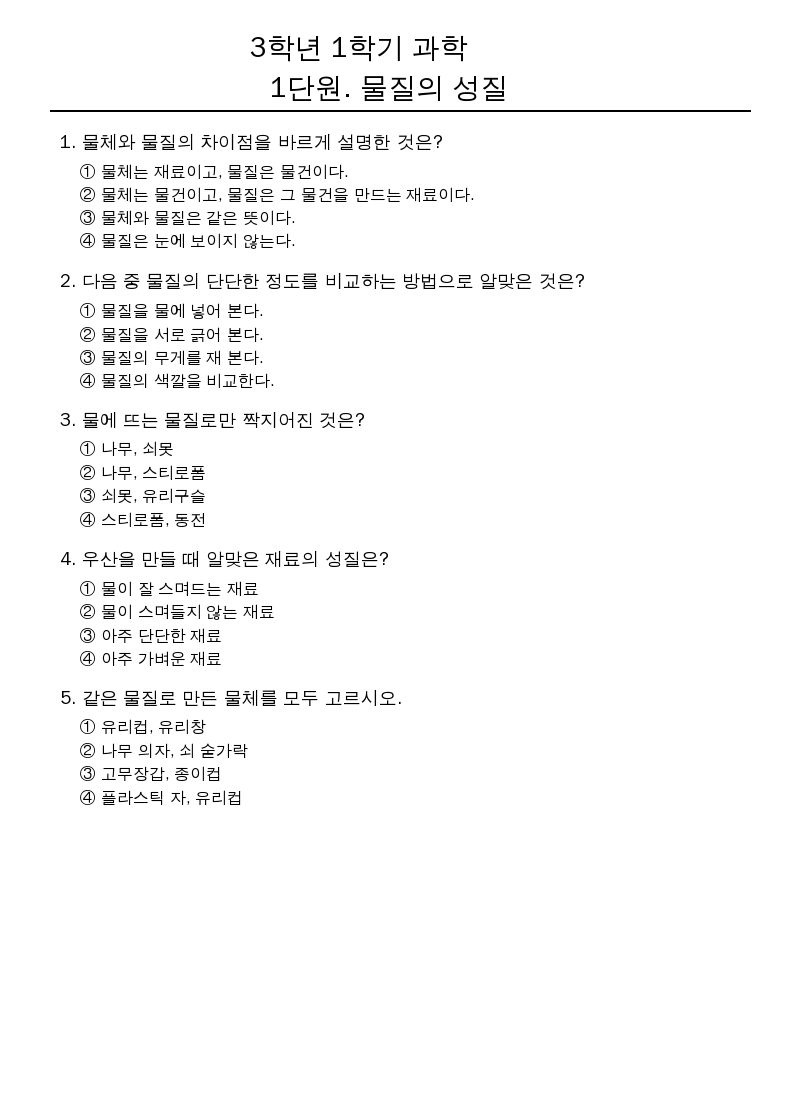
#> input picture tests/sample_worksheets/test1_science_3_1_materials.png, 800 x 1100 px
$ python -i image_service.py   (imports and definitions only)
#> lines starting #> are read from the running program, lines starting #| are printed output that depends on the picture
#> further down, picture is the input picture: PIL image 800x1100 RGB; min 0, max 255, mean 248.7
"""이미지 바운딩 박스 추출 + base64 삽입 + 그리드 감지 서비스.

Gemini가 출력한 data-bbox 좌표로 원본 이미지에서 그림 영역을 크롭하여
HTML에 실제 이미지(base64 JPEG)로 삽입한다.
또한 bbox 좌표를 분석하여 같은 행 이미지를 flex 컨테이너로 자동 래핑한다.
"""

import base64
import io
import re

from PIL import Image

MAX_WIDTH_PX = 800
MAX_FALLBACK_WIDTH_PX = 320  # bbox 없는 fallback 이미지: 최대 320px
JPEG_QUALITY = 80
BBOX_COORD_MAX = 1000
MIN_CROP_PX = 20
_Y_OVERLAP_THRESHOLD = 0.3  # Y좌표 겹침 30% 이상 → 같은 행
_MIN_HEIGHT_FALLBACK = 50   # 높이가 0일 때 fallback 값
_MAX_DISPLAY_COLS = 3       # flex 행당 최대 열 수 (flex-wrap으로 자동 줄바꿈)

# HTML 태그 매칭 (between-text에서 태그 제거용)
_TAG_RE = re.compile(r"<[^>]+>")

# 그리드 래퍼 opening tag (expand용)
_GRID_WRAPPER_OPEN_RE = re.compile(
    r'<div\s+class="ws-grid[^"]*"[^>]*>\s*$'
)

# image-hint with optional data-bbox, capturing bbox value and inner content
_HINT_RE = re.compile(
    r'<div\s+class="image-hint"(?:\s+data-bbox="([^"]*)")?\s*>(.*?)</div>',
    re.DOTALL,
)

# image-hint WITH data-bbox (그리드 감지용, bbox 필수)
_BBOX_HINT_RE = re.compile(
    r'<div\s+class="image-hint"\s+data-bbox="([^"]+)"\s*>.*?</div>',
    re.DOTALL,
)


# [32 lines left out: function _parse_bbox, not called in this run]


def _encode_image(image: Image.Image) -> str:
    """PIL Image → max 800px 리사이즈 → JPEG base64 문자열."""
    # 리사이즈 (가로 MAX_WIDTH_PX 초과 시)
    if image.width > MAX_WIDTH_PX:
        ratio = MAX_WIDTH_PX / image.width
        new_h = int(image.height * ratio)
        image = image.resize((MAX_WIDTH_PX, new_h), Image.LANCZOS)

    # RGBA → RGB (JPEG은 알파 불가)
    if image.mode in ("RGBA", "LA", "P"):
        background = Image.new("RGB", image.size, (255, 255, 255))
        if image.mode == "P":
            image = image.convert("RGBA")
        background.paste(image, mask=image.split()[-1] if image.mode == "RGBA" else None)
        image = background
    elif image.mode != "RGB":
        image = image.convert("RGB")

    buf = io.BytesIO()
    image.save(buf, format="JPEG", quality=JPEG_QUALITY)
    return base64.b64encode(buf.getvalue()).decode("ascii")


# [7 lines left out: function _crop_and_encode, not called in this run]


def _make_full_image_base64(image: Image.Image) -> str:
    """원본 전체 이미지 → base64 JPEG (fallback용, MAX_FALLBACK_WIDTH_PX 제한)."""
    if image.width > MAX_FALLBACK_WIDTH_PX:
        ratio = MAX_FALLBACK_WIDTH_PX / image.width
#> ratio = 0.4
        new_h = int(image.height * ratio)
#> new_h = 440
        image = image.resize((MAX_FALLBACK_WIDTH_PX, new_h), Image.LANCZOS)
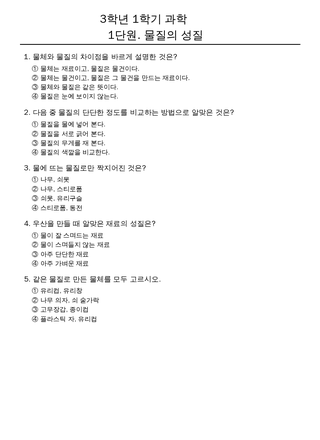
#> image: PIL image 320x440 RGB; min 9, max 255, mean 248.3
    return _encode_image(image)


# [240 lines left out: functions extract_and_embed_images, _escape_attr, _parse_bbox_normalized, _find_consecutive_runs, _group_by_y_overlap, _expand_to_wrappers and 1 more, not called in this run]

>>> from PIL import Image
>>> picture = Image.open('../../tests/sample_worksheets/test1_science_3_1_materials.png')
>>> result = _make_full_image_base64(picture)

$ run again, on tests/sample_worksheets/test2_science_4_1_plants.png
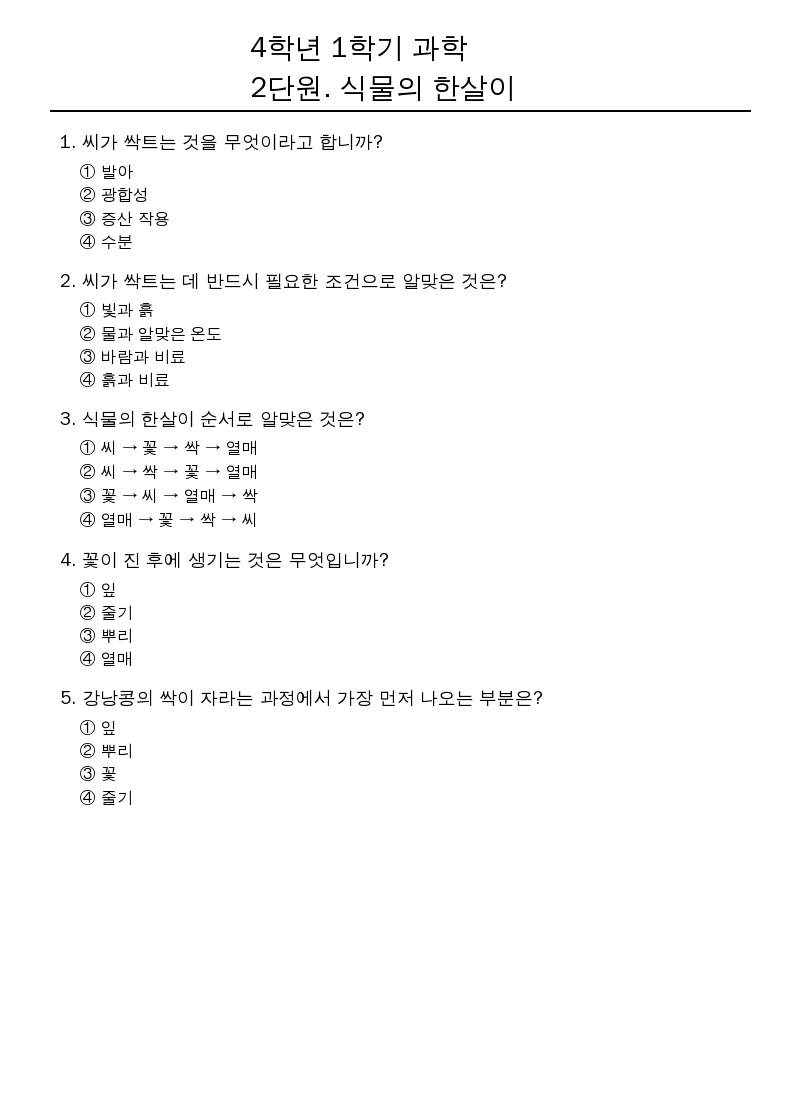
#> input picture tests/sample_worksheets/test2_science_4_1_plants.png, 800 x 1100 px
#> picture is the input picture: PIL image 800x1100 RGB; min 0, max 255, mean 250.6
#> in _make_full_image_base64, `image = image.resize((MAX_FALLBACK_WIDTH_PX, new_h), Image.LANCZOS)`:
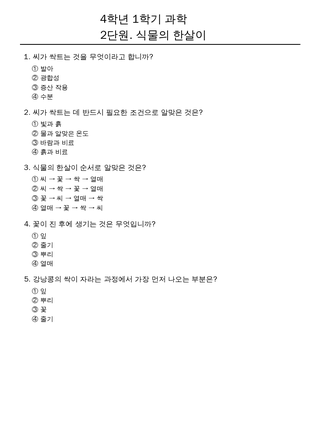
#> image: PIL image 320x440 RGB; min 0, max 255, mean 250.3

$ run again, on tests/sample_worksheets/test3_science_3_1_magnets.png
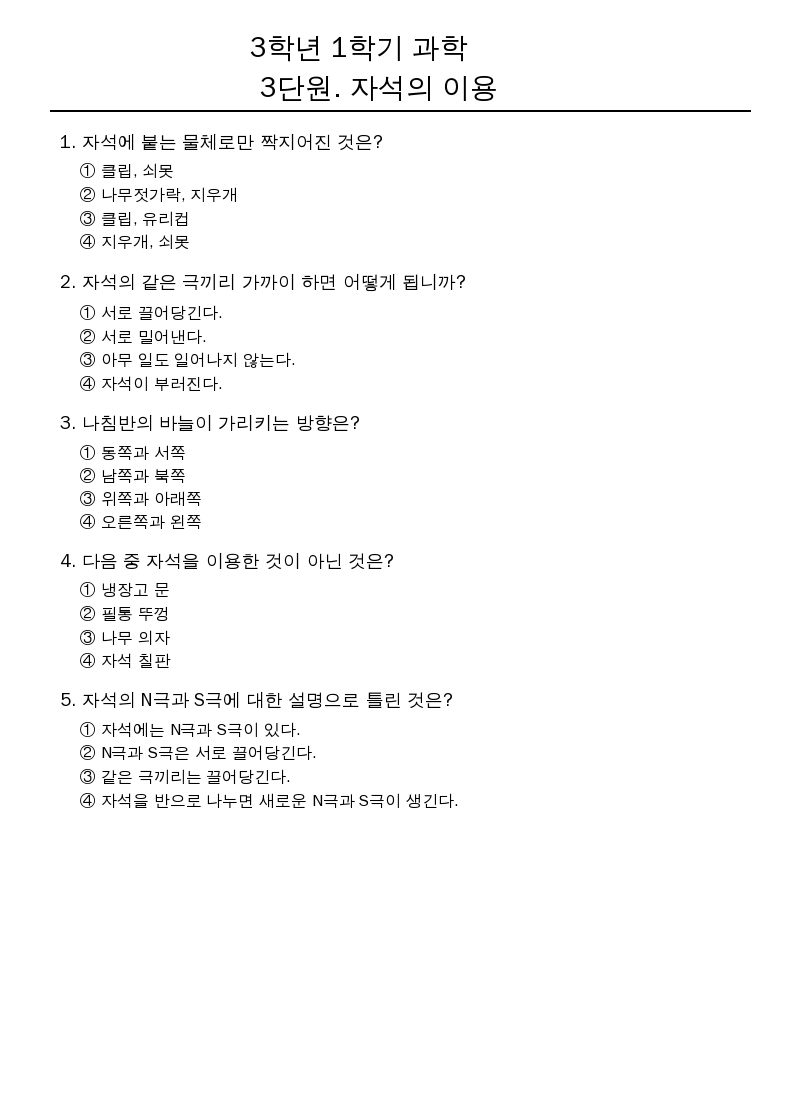
#> input picture tests/sample_worksheets/test3_science_3_1_magnets.png, 800 x 1100 px
#> picture is the input picture: PIL image 800x1100 RGB; min 0, max 255, mean 249.7
#> in _make_full_image_base64, `image = image.resize((MAX_FALLBACK_WIDTH_PX, new_h), Image.LANCZOS)`:
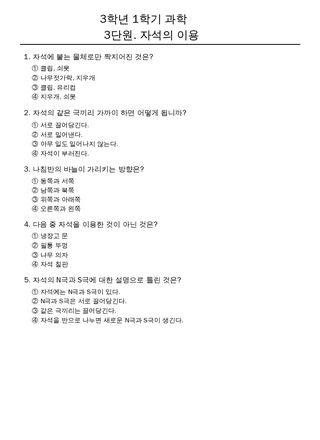
#> image: PIL image 320x440 RGB; min 22, max 255, mean 249.3
